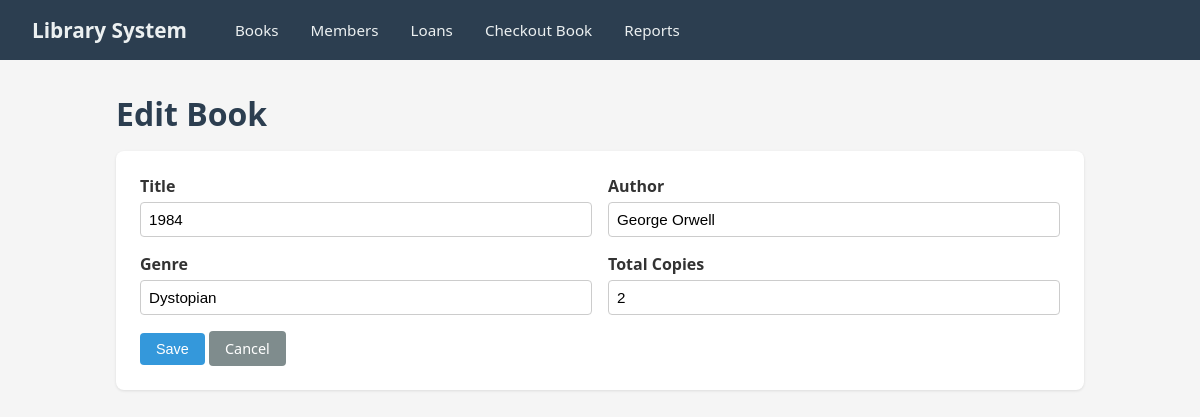
Screenshot of /books/6/edit/ with the database file from the repository.
### helloworld/models.py (models this page shows, shortened)
class Book(models.Model):
    title = models.CharField(max_length=300)
    author = models.CharField(max_length=200)
    genre = models.CharField(max_length=100)
    total_copies = models.IntegerField(default=1)
    class Meta:
        indexes = [
            models.Index(fields=['title'], name='book_title_idx'),
        ]

### helloworld/views.py (the view, shortened to what this page needs)
# urls.py: path('books/<int:pk>/edit/', views.book_edit, name='book_edit'),
def book_edit(request, pk):
    book = get_object_or_404(Book, pk=pk)
    return render(request, 'helloworld/book_form.html', {'form_title': 'Edit Book', 'book': book})

### helloworld/templates/helloworld/book_form.html (shortened to what this page needs)
{% extends "helloworld/base.html" %}
{% block content %}
<h1>{{ form_title }}</h1>
<div class="card">
    <form method="post">
        <div class="form-row">
            <div class="form-group">
                <label for="title">Title</label>
                <input type="text" name="title" id="title" value="{{ book.title|default:'' }}" required>
            </div>
            <div class="form-group">
                <label for="author">Author</label>
                <input type="text" name="author" id="author" value="{{ book.author|default:'' }}" required>
            </div>
        </div>
        <div class="form-row">
            <div class="form-group">
                <label for="genre">Genre</label>
                <input type="text" name="genre" id="genre" value="{{ book.genre|default:'' }}" required>
            </div>
            <div class="form-group">
                <label for="total_copies">Total Copies</label>
                <input type="number" name="total_copies" id="total_copies" value="{{ book.total_copies|default:'1' }}" min="0" required>
            </div>
        </div>
        <button type="submit" class="btn btn-primary">Save</button>
        <a href="{% url 'book_list' %}" class="btn btn-secondary">Cancel</a>
    </form>
</div>
{% endblock %}

### helloworld/templates/helloworld/base.html (style rules this page uses)
* { box-sizing: border-box; margin: 0; padding: 0; }
body { font-family: 'Segoe UI', Tahoma, Geneva, Verdana, sans-serif; background: #f5f5f5; color: #333; }
h1, h2 { margin-bottom: 1rem; color: #2c3e50; }
.btn { display: inline-block; padding: 0.5rem 1rem; border: none; border-radius: 4px; cursor: pointer; text-decoration: none; font-size: 0.9rem; color: #fff; }
.btn-primary { background: #3498db; }
.btn-secondary { background: #7f8c8d; }
.form-group { margin-bottom: 1rem; }
.form-group label { display: block; margin-bottom: 0.3rem; font-weight: 600; }
.form-group input, .form-group select { width: 100%; padding: 0.5rem; border: 1px solid #ccc; border-radius: 4px; font-size: 0.95rem; }
.form-row { display: flex; gap: 1rem; flex-wrap: wrap; }
.form-row .form-group { flex: 1; min-width: 200px; }
.card { background: #fff; padding: 1.5rem; border-radius: 8px; box-shadow: 0 1px 3px rgba(0,0,0,0.1); margin-bottom: 1.5rem; }

### rows the page displays
Book: title "1984", author "George Orwell", genre "Dystopian", total_copies "2"
